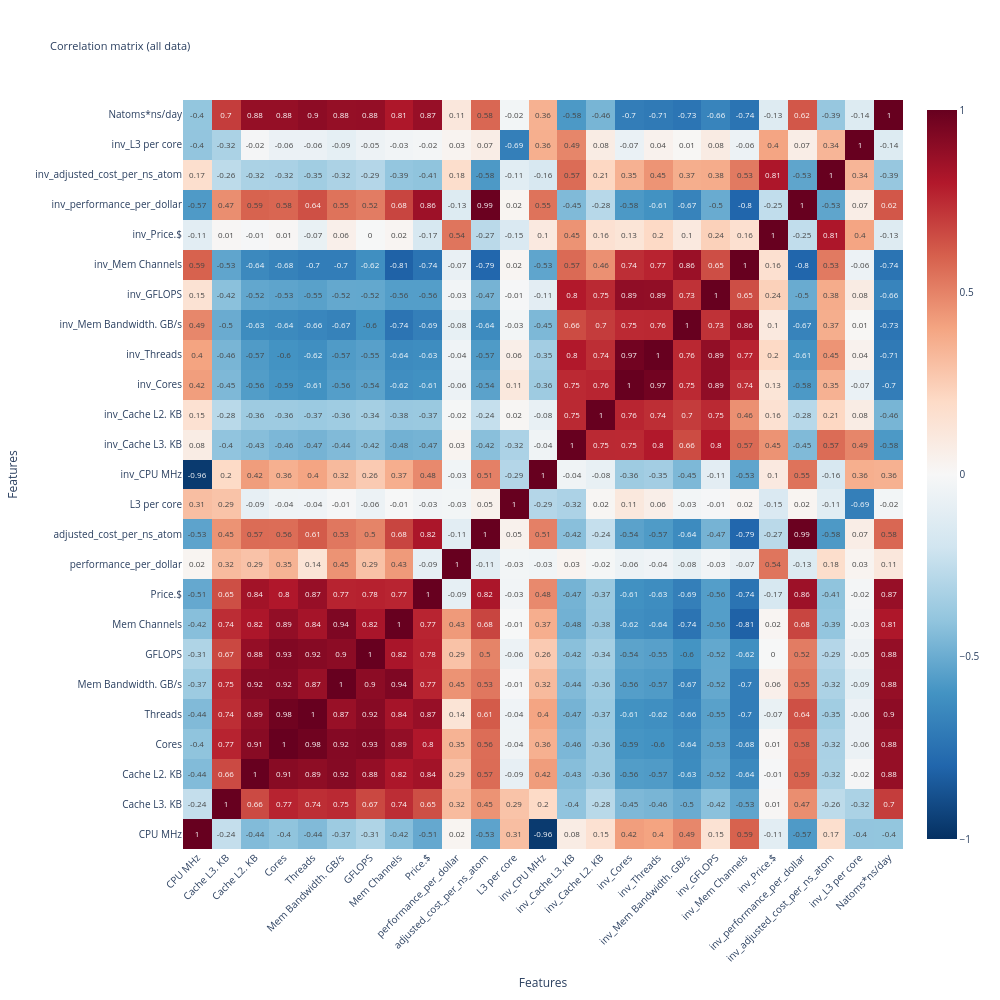
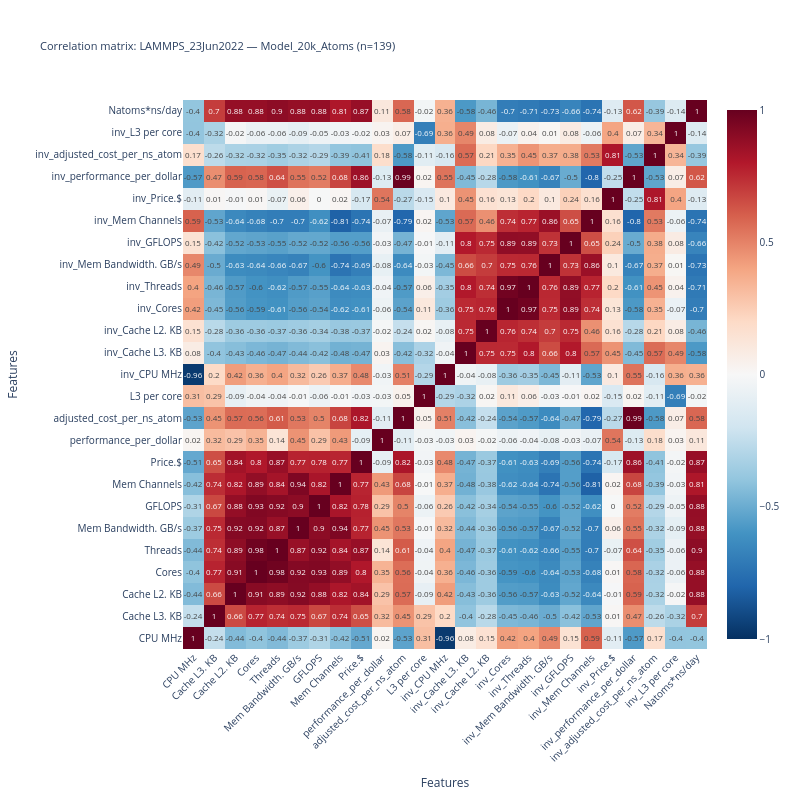

The code cell stored with these charts, in order, in its notebook:
### Code cell
import plotly.graph_objects as go

save_dir = basepath + f"plots/correlation_matrix/"
# Create directory for saving plots if it doesn't exist
os.makedirs(save_dir, exist_ok=True)

def plot_correlation_heatmap(corr_matrix, title="Correlation matrix", width=800, height=800):
    """
    Builds a heatmap of the correlation matrix using Plotly.
    """
    fig = go.Figure(data=go.Heatmap(
        z=corr_matrix.values,
        x=corr_matrix.columns,
        y=corr_matrix.columns,
        colorscale='RdBu_r',
        zmid=0,
        text=corr_matrix.round(2).values,
        texttemplate='%{text}',
        textfont={"size": 8},
        hoverongaps=False))

    fig.update_layout(
        plot_bgcolor='white',
        paper_bgcolor='white',
        title=title,
        title_font_size=11,
        width=width,
        height=height,
        xaxis_title="Features",
        yaxis_title="Features",
        xaxis=dict(tickangle=-45),
        font=dict(size=10)
    )
    return fig

# ---- Heatmap for all data ----
all_corr = data_scaled.corr(method='pearson')
fig_all = plot_correlation_heatmap(all_corr, title="Correlation matrix (all data)", width=1000, height=1000)
fig_all.show()

# Save HTML
corr_all_filename = os.path.join(save_dir, safe_base_name + "_correlation_all.html")
fig_all.write_html(corr_all_filename, include_plotlyjs='cdn', full_html=False)
print(f"Heatmap (all data) saved: {corr_all_filename}")

# Save PNG thumbnail
# thumb_all_filename = os.path.join(save_dir, safe_base_name + "_correlation_all_thumb.png")
# fig_all.write_image(thumb_all_filename, scale=0.5, engine='kaleido')
# print(f"Thumbnail of overall map saved: {thumb_all_filename}")

# Save correlation matrix to CSV
csv_all_filename = os.path.join(save_dir, safe_base_name + "_correlation_all.csv")
all_corr.to_csv(csv_all_filename)
print(f"Overall correlation matrix saved: {csv_all_filename}")

# ---- Heatmaps by group ----
print("\n=== HEATMAPS BY GROUP ===")
min_group_size = 5

# Get unique groups
groups = data['group'].unique()

for group in groups:
    # Mask for selecting rows of the group
    group_mask = data['group'] == group
    # Select normalized data by this mask
    group_data_scaled = data_scaled[group_mask].copy()

    n = len(group_data_scaled)
    if n < min_group_size:
        print(f"Group {group}: skipped (n={n} < {min_group_size})")
        continue

    # Determine features with variation in the group (use columns of group_data_scaled)
    valid_features = []
    for feat in all_features + [target]:
        if feat in group_data_scaled.columns and group_data_scaled[feat].nunique() > 1:
            valid_features.append(feat)
    if len(valid_features) < 2:
        print(f"Group {group}: insufficient varying features (n={n})")
        continue

    # Correlations on normalized data
    group_corr = group_data_scaled[valid_features].corr(method='pearson')
    title = f"Correlation matrix: {group} (n={n})"
    fig_group = plot_correlation_heatmap(group_corr, title=title, width=800, height=800)
    fig_group.show()

    # Save HTML
    safe_group = "".join(c if c.isalnum() else "_" for c in group)
    group_filename = os.path.join(save_dir, f"{safe_base_name}_corr_{safe_group}.html")
    fig_group.write_html(group_filename, include_plotlyjs='cdn', full_html=False)
    print(f"Saved: {group_filename}")

    # Save PNG thumbnail
    # thumb_group_filename = os.path.join(save_dir, f"{safe_base_name}_corr_{safe_group}_thumb.png")
    # fig_group.write_image(thumb_group_filename, scale=0.5, engine='kaleido')
    # print(f"Group thumbnail saved: {thumb_group_filename}")

    # Save group correlation matrix to CSV
    csv_group_filename = os.path.join(save_dir, f"{safe_base_name}_corr_{safe_group}.csv")
    group_corr.to_csv(csv_group_filename)
    print(f"Group correlation matrix saved: {csv_group_filename}")

### Figure 1 — Plotly figure (JSON) as saved in the notebook; plotly's stock layout.template omitted (floating-point values rounded to 4 significant figures; data arrays with more than 128 entries replaced by an {"elided": "..."} marker saying what was removed)
{"data": [{"colorscale": [[0, "rgb(5,48,97)"], [0.1, "rgb(33,102,172)"], [0.2, "rgb(67,147,195)"], [0.3, "rgb(146,197,222)"], [0.4, "rgb(209,229,240)"], [0.5, "rgb(247,247,247)"], [0.6, "rgb(253,219,199)"], [0.7, "rgb(244,165,130)"], [0.8, "rgb(214,96,77)"], [0.9, "rgb(178,24,43)"], [1, "rgb(103,0,31)"]], "hoverongaps": false, "text": {"elided": "25x25 float values"}, "textfont": {"size": 8}, "texttemplate": "%{text}", "type": "heatmap", "x": ["CPU MHz", "Cache L3. KB", "Cache L2. KB", "Cores", "Threads", "Mem Bandwidth. GB/s", "GFLOPS", "Mem Channels", "Price.$", "performance_per_dollar", "adjusted_cost_per_ns_atom", "L3 per core", "inv_CPU MHz", "inv_Cache L3. KB", "inv_Cache L2. KB", "inv_Cores", "inv_Threads", "inv_Mem Bandwidth. GB/s", "inv_GFLOPS", "inv_Mem Channels", "inv_Price.$", "inv_performance_per_dollar", "inv_adjusted_cost_per_ns_atom", "inv_L3 per core", "Natoms*ns/day"], "y": ["CPU MHz", "Cache L3. KB", "Cache L2. KB", "Cores", "Threads", "Mem Bandwidth. GB/s", "GFLOPS", "Mem Channels", "Price.$", "performance_per_dollar", "adjusted_cost_per_ns_atom", "L3 per core", "inv_CPU MHz", "inv_Cache L3. KB", "inv_Cache L2. KB", "inv_Cores", "inv_Threads", "inv_Mem Bandwidth. GB/s", "inv_GFLOPS", "inv_Mem Channels", "inv_Price.$", "inv_performance_per_dollar", "inv_adjusted_cost_per_ns_atom", "inv_L3 per core", "Natoms*ns/day"], "z": {"elided": "25x25 float values"}, "zmid": 0}], "layout": {"font": {"size": 10}, "height": 1000, "paper_bgcolor": "white", "plot_bgcolor": "white", "title": {"font": {"size": 11}, "text": "Correlation matrix (all data)"}, "width": 1000, "xaxis": {"tickangle": -45, "title": {"text": "Features"}}, "yaxis": {"title": {"text": "Features"}}}}

### Figure 2 — Plotly figure (JSON) as saved in the notebook; plotly's stock layout.template omitted (floating-point values rounded to 4 significant figures; data arrays with more than 128 entries replaced by an {"elided": "..."} marker saying what was removed)
{"data": [{"colorscale": [[0, "rgb(5,48,97)"], [0.1, "rgb(33,102,172)"], [0.2, "rgb(67,147,195)"], [0.3, "rgb(146,197,222)"], [0.4, "rgb(209,229,240)"], [0.5, "rgb(247,247,247)"], [0.6, "rgb(253,219,199)"], [0.7, "rgb(244,165,130)"], [0.8, "rgb(214,96,77)"], [0.9, "rgb(178,24,43)"], [1, "rgb(103,0,31)"]], "hoverongaps": false, "text": {"elided": "25x25 float values"}, "textfont": {"size": 8}, "texttemplate": "%{text}", "type": "heatmap", "x": ["CPU MHz", "Cache L3. KB", "Cache L2. KB", "Cores", "Threads", "Mem Bandwidth. GB/s", "GFLOPS", "Mem Channels", "Price.$", "performance_per_dollar", "adjusted_cost_per_ns_atom", "L3 per core", "inv_CPU MHz", "inv_Cache L3. KB", "inv_Cache L2. KB", "inv_Cores", "inv_Threads", "inv_Mem Bandwidth. GB/s", "inv_GFLOPS", "inv_Mem Channels", "inv_Price.$", "inv_performance_per_dollar", "inv_adjusted_cost_per_ns_atom", "inv_L3 per core", "Natoms*ns/day"], "y": ["CPU MHz", "Cache L3. KB", "Cache L2. KB", "Cores", "Threads", "Mem Bandwidth. GB/s", "GFLOPS", "Mem Channels", "Price.$", "performance_per_dollar", "adjusted_cost_per_ns_atom", "L3 per core", "inv_CPU MHz", "inv_Cache L3. KB", "inv_Cache L2. KB", "inv_Cores", "inv_Threads", "inv_Mem Bandwidth. GB/s", "inv_GFLOPS", "inv_Mem Channels", "inv_Price.$", "inv_performance_per_dollar", "inv_adjusted_cost_per_ns_atom", "inv_L3 per core", "Natoms*ns/day"], "z": {"elided": "25x25 float values"}, "zmid": 0}], "layout": {"font": {"size": 10}, "height": 800, "paper_bgcolor": "white", "plot_bgcolor": "white", "title": {"font": {"size": 11}, "text": "Correlation matrix: LAMMPS_23Jun2022 — Model_20k_Atoms (n=139)"}, "width": 800, "xaxis": {"tickangle": -45, "title": {"text": "Features"}}, "yaxis": {"title": {"text": "Features"}}}}
